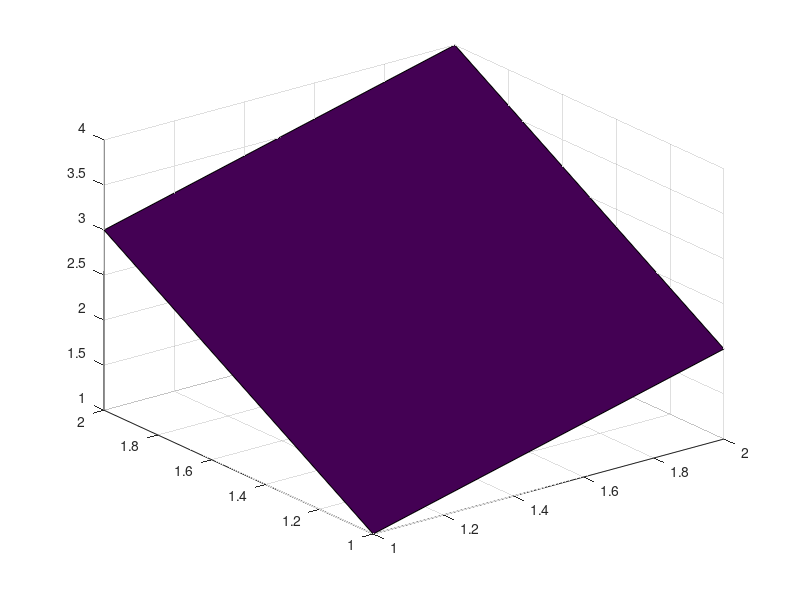

Write the MATLAB code that produced this figure.
row_vector = [1 2 3 4 5];
col_vector = [1 2 3 4 5]';
% Creating a 3x3 matrix of zeros
zeros_matrix = zeros(3,3);

% Creating a 2x4 matrix of ones
ones_matrix = ones(2,4);
A = [1 2; 3 4];
B = [5 6; 7 8];

C = A + B;
A = [1 2; 3 4];

inv_A = inv(A);

transpose_A = A';

rank_A = rank(A);
x = [1 2 3 4 5];
plot(x);
A = [1 2; 3 4];
surf(A);
